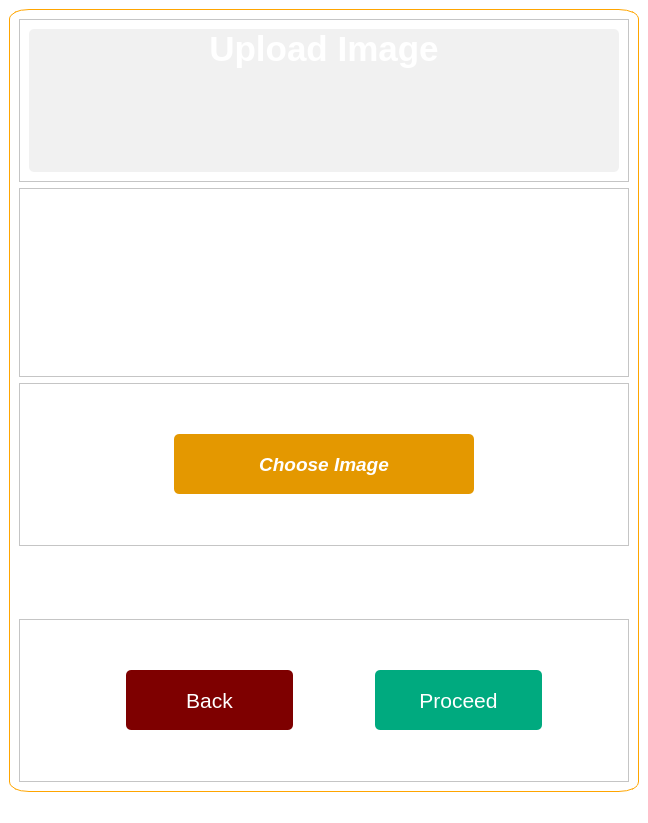
<?xml version="1.0" encoding="UTF-8"?>
<ui version="4.0">
 <class>uploadimgwindow</class>
 <widget class="QMainWindow" name="uploadimgwindow">
  <property name="geometry">
   <rect>
    <x>0</x>
    <y>0</y>
    <width>648</width>
    <height>823</height>
   </rect>
  </property>
  <property name="windowTitle">
   <string>MainWindow</string>
  </property>
  <property name="styleSheet">
   <string notr="true">*
{
    background:white;
}</string>
  </property>
  <widget class="QWidget" name="centralwidget">
   <layout class="QGridLayout" name="gridLayout">
    <item row="0" column="0">
     <widget class="QFrame" name="base">
      <property name="minimumSize">
       <size>
        <width>40</width>
        <height>100</height>
       </size>
      </property>
      <property name="styleSheet">
       <string notr="true">#base
{
  border: 1px solid orange;
border-radius:20px   10px 20px ;
	

}

QFrame
{

	background:url(:/bgrounds/bgcat.jpg);
}</string>
      </property>
      <property name="frameShape">
       <enum>QFrame::StyledPanel</enum>
      </property>
      <property name="frameShadow">
       <enum>QFrame::Raised</enum>
      </property>
      <layout class="QVBoxLayout" name="verticalLayout">
       <item>
        <widget class="QFrame" name="frame_2">
         <property name="styleSheet">
          <string notr="true"/>
         </property>
         <property name="frameShape">
          <enum>QFrame::StyledPanel</enum>
         </property>
         <property name="frameShadow">
          <enum>QFrame::Raised</enum>
         </property>
         <layout class="QVBoxLayout" name="verticalLayout_2">
          <item>
           <widget class="QLabel" name="heading">
            <property name="font">
             <font>
              <family>Arial</family>
              <pointsize>26</pointsize>
              <weight>75</weight>
              <bold>true</bold>
             </font>
            </property>
            <property name="styleSheet">
             <string notr="true">#heading
{
  color: white;
	background: rgba(209, 209, 209,0.3);
border-radius:5px;

}</string>
            </property>
            <property name="text">
             <string>Upload Image</string>
            </property>
            <property name="alignment">
             <set>Qt::AlignHCenter|Qt::AlignTop</set>
            </property>
           </widget>
          </item>
         </layout>
        </widget>
       </item>
       <item>
        <widget class="QFrame" name="frame_5">
         <property name="minimumSize">
          <size>
           <width>0</width>
           <height>0</height>
          </size>
         </property>
         <property name="frameShape">
          <enum>QFrame::StyledPanel</enum>
         </property>
         <property name="frameShadow">
          <enum>QFrame::Raised</enum>
         </property>
         <layout class="QHBoxLayout" name="horizontalLayout_3">
          <item>
           <widget class="QLabel" name="imgdisplay">
            <property name="minimumSize">
             <size>
              <width>348</width>
              <height>169</height>
             </size>
            </property>
            <property name="maximumSize">
             <size>
              <width>700</width>
              <height>500</height>
             </size>
            </property>
            <property name="styleSheet">
             <string notr="true">QLabel
{
   border:1px solid white;
}</string>
            </property>
            <property name="text">
             <string/>
            </property>
           </widget>
          </item>
         </layout>
        </widget>
       </item>
       <item>
        <widget class="QFrame" name="frame_3">
         <property name="frameShape">
          <enum>QFrame::StyledPanel</enum>
         </property>
         <property name="frameShadow">
          <enum>QFrame::Raised</enum>
         </property>
         <layout class="QHBoxLayout" name="horizontalLayout_2">
          <item>
           <widget class="QToolButton" name="chooseimgbtn">
            <property name="minimumSize">
             <size>
              <width>300</width>
              <height>25</height>
             </size>
            </property>
            <property name="maximumSize">
             <size>
              <width>300</width>
              <height>60</height>
             </size>
            </property>
            <property name="font">
             <font>
              <family>Arial</family>
              <pointsize>14</pointsize>
              <weight>75</weight>
              <italic>true</italic>
              <bold>true</bold>
             </font>
            </property>
            <property name="cursor">
             <cursorShape>PointingHandCursor</cursorShape>
            </property>
            <property name="styleSheet">
             <string notr="true">QToolButton
{
  color:white;
background:rgb(228, 152, 0);
border-radius: 5px;

}


QToolButton:hover
{
color:black;
background:rgba(228, 152, 0,0.5);
border-radius: 10px;
border: 2px solid orange;
}</string>
            </property>
            <property name="text">
             <string>Choose Image</string>
            </property>
           </widget>
          </item>
         </layout>
        </widget>
       </item>
       <item>
        <spacer name="verticalSpacer">
         <property name="orientation">
          <enum>Qt::Vertical</enum>
         </property>
         <property name="sizeType">
          <enum>QSizePolicy::Preferred</enum>
         </property>
         <property name="sizeHint" stdset="0">
          <size>
           <width>0</width>
           <height>67</height>
          </size>
         </property>
        </spacer>
       </item>
       <item>
        <widget class="QFrame" name="frame_4">
         <property name="frameShape">
          <enum>QFrame::StyledPanel</enum>
         </property>
         <property name="frameShadow">
          <enum>QFrame::Raised</enum>
         </property>
         <layout class="QHBoxLayout" name="horizontalLayout">
          <property name="leftMargin">
           <number>30</number>
          </property>
          <item>
           <widget class="QPushButton" name="backbtn">
            <property name="minimumSize">
             <size>
              <width>116</width>
              <height>35</height>
             </size>
            </property>
            <property name="maximumSize">
             <size>
              <width>167</width>
              <height>60</height>
             </size>
            </property>
            <property name="font">
             <font>
              <family>Arial</family>
              <pointsize>16</pointsize>
              <weight>50</weight>
              <italic>false</italic>
              <bold>false</bold>
             </font>
            </property>
            <property name="cursor">
             <cursorShape>PointingHandCursor</cursorShape>
            </property>
            <property name="styleSheet">
             <string notr="true">#backbtn
{
   background:rgb(126, 0, 0) ;
	
color: white;
border-radius:5px;

}

#backbtn:hover
{
   
   background: rgb(175, 0, 0);

border-radius:10px;
}</string>
            </property>
            <property name="text">
             <string>Back</string>
            </property>
            <property name="icon">
             <iconset resource="images/bg.qrc">
              <normaloff>:/bgrounds/back.png</normaloff>:/bgrounds/back.png</iconset>
            </property>
            <property name="iconSize">
             <size>
              <width>35</width>
              <height>35</height>
             </size>
            </property>
           </widget>
          </item>
          <item>
           <widget class="QPushButton" name="proceedbtn">
            <property name="minimumSize">
             <size>
              <width>116</width>
              <height>35</height>
             </size>
            </property>
            <property name="maximumSize">
             <size>
              <width>167</width>
              <height>60</height>
             </size>
            </property>
            <property name="font">
             <font>
              <family>Arial</family>
              <pointsize>16</pointsize>
              <weight>50</weight>
              <italic>false</italic>
              <bold>false</bold>
             </font>
            </property>
            <property name="cursor">
             <cursorShape>PointingHandCursor</cursorShape>
            </property>
            <property name="styleSheet">
             <string notr="true">#proceedbtn
{
   
	background-color: rgb(0, 170, 127);
border-radius:5px;
	color: rgb(255, 255, 255);

}

#proceedbtn:hover
{

  border-radius:10px;
background-color: rgb(0, 170, 80)
}</string>
            </property>
            <property name="text">
             <string>Proceed</string>
            </property>
            <property name="icon">
             <iconset resource="images/bg.qrc">
              <normaloff>:/bgrounds/proceed.png</normaloff>:/bgrounds/proceed.png</iconset>
            </property>
            <property name="iconSize">
             <size>
              <width>35</width>
              <height>35</height>
             </size>
            </property>
           </widget>
          </item>
         </layout>
        </widget>
       </item>
      </layout>
     </widget>
    </item>
   </layout>
  </widget>
  <widget class="QStatusBar" name="statusbar"/>
 </widget>
 <resources>
  <include location="images/bg.qrc"/>
 </resources>
 <connections/>
</ui>
